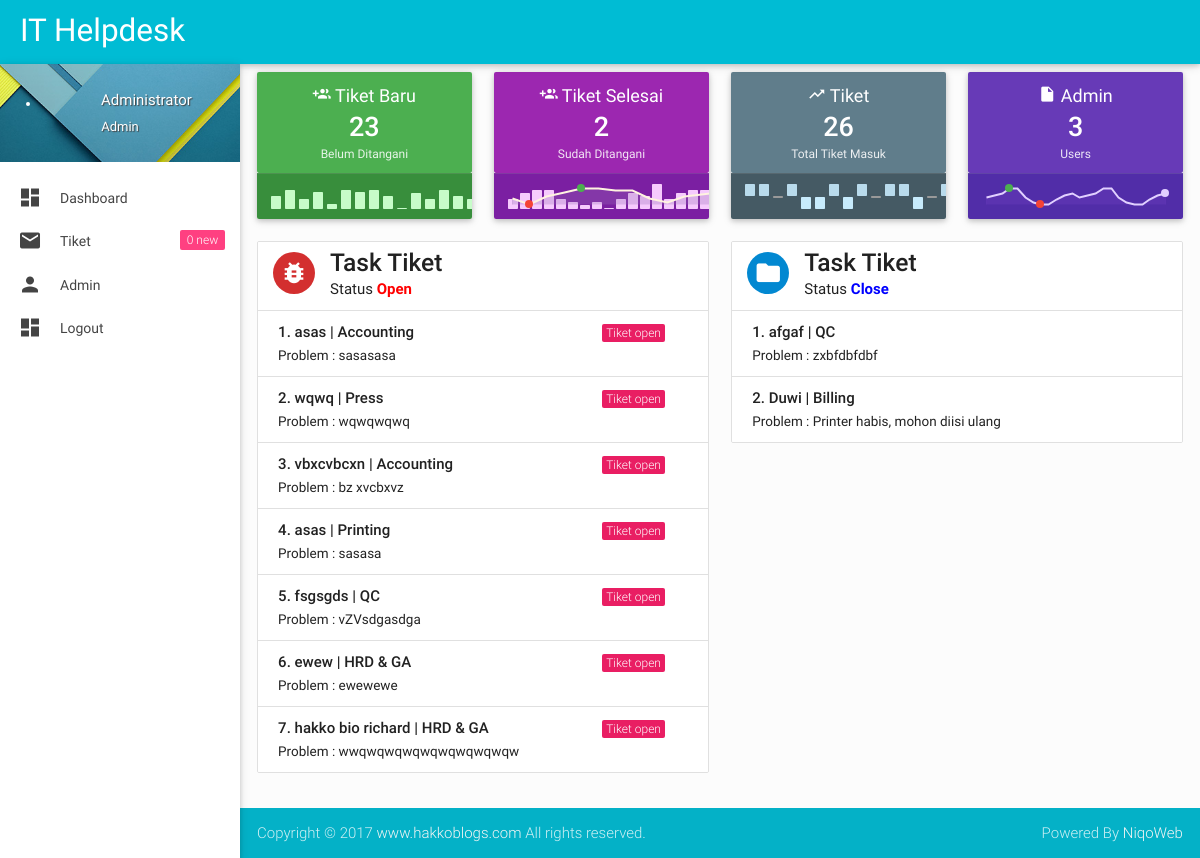
The page /admin/index.php (signed in) on the database its author committed.
### tables this page shows
CREATE TABLE `tiket` (
  `id_tiket` varchar(20) NOT NULL,
  `tanggal` date NOT NULL,
  `pc_no` varchar(10) NOT NULL,
  `nama` varchar(50) NOT NULL,
  `email` varchar(50) NOT NULL,
  `departemen` varchar(50) NOT NULL,
  `problem` varchar(200) NOT NULL,
  `penanganan` varchar(200) NOT NULL,
  `status` varchar(30) NOT NULL,
  PRIMARY KEY (`id_tiket`)
);

### admin/index.php (the view, shortened to what this page needs)
<?php
if (empty($_SESSION['username'])){
	header('location:../index.php');
} else {
?>
<!DOCTYPE html>
<html lang="en">
<?php include "head.php"; ?>
<body>
    <?php include "header.php"; ?>
    <div id="main">
        <div class="wrapper">
            <?php include "menu.php"; ?>
<?php } ?>
            <section id="content">
                <div class="container">
                    <div id="card-stats">
                        <div class="row">
                        <?php $tampil=mysqli_query($koneksi, "select * from tiket where status='open'");
                        $total=mysqli_num_rows($tampil);
                        ?>
                            <div class="col s12 m6 l3">
                                <div class="card">
                                    <div class="card-content  green white-text">
                                        <p class="card-stats-title"><i class="mdi-social-group-add"></i> Tiket Baru</p>
                                        <h4 class="card-stats-number"><?php echo $total; ?></h4>
                                        <p class="card-stats-compare"> <span class="green-text text-lighten-5">Belum Ditangani</span>
                                        </p>
                                    </div>
                                    <div class="card-action  green darken-2">
                                        <div id="clients-bar"></div>
                                    </div>
                                </div>
                            </div>
                            <?php $tampil1=mysqli_query($koneksi, "select * from tiket where status='close'");
                        $total1=mysqli_num_rows($tampil1);
                        ?>
                            <div class="col s12 m6 l3">
                                <div class="card">
                                    <div class="card-content purple white-text">
                                        <p class="card-stats-title"><i class="mdi-social-group-add"></i> Tiket Selesai</p>
                                        <h4 class="card-stats-number"><?php echo $total1 ?></h4>
                                        <p class="card-stats-compare"> <span class="purple-text text-lighten-5">Sudah Ditangani</span>
                                        </p>
                                    </div>
                                    <div class="card-action purple darken-2">
                                        <div id="sales-compositebar"></div>
                                    </div>
                                </div>
                            </div>
                            <?php $tampil2=mysqli_query($koneksi, "select * from tiket order by id_tiket");
                        $total2=mysqli_num_rows($tampil2);
                        ?>
                            <div class="col s12 m6 l3">
                                <div class="card">
                                    <div class="card-content blue-grey white-text">
                                        <p class="card-stats-title"><i class="mdi-action-trending-up"></i> Tiket</p>
                                        <h4 class="card-stats-number"><?php echo $total2; ?></h4>
                                        <p class="card-stats-compare"> <span class="blue-grey-text text-lighten-5">Total Tiket Masuk</span>
                                        </p>
                                    </div>
                                    <div class="card-action blue-grey darken-2">
                                        <div id="profit-tristate"></div>
                                    </div>
                                </div>
                            </div>
                            <?php $tampil3=mysqli_query($koneksi, "select * from user order by user_id");
                        $total3=mysqli_num_rows($tampil3);
                        ?>
                            <div class="col s12 m6 l3">
                                <div class="card">
                                    <div class="card-content deep-purple white-text">
                                        <p class="card-stats-title"><i class="mdi-editor-insert-drive-file"></i> Admin</p>
                                        <h4 class="card-stats-number"><?php echo $total3; ?></h4>
                                        <p class="card-stats-compare"><span class="deep-purple-text text-lighten-5">Users</span>
                                        </p>
                                    </div>
                                    <div class="card-action  deep-purple darken-2">
                                        <div id="invoice-line"></div>
                                    </div>
                                </div>
                            </div>
                        </div>
                    </div>
                    <div id="work-collections">
                        <div class="row">
                            <div class="col s12 m12 l6">
                                <ul id="projects-collection" class="collection">
                                    <li class="collection-item avatar">
                                        <i class="mdi-action-bug-report circle red darken-2"></i>
                                        <span class="collection-header">Task Tiket</span>
                                        <p>Status <b style="color: red;">Open</b></p>
                                    </li>
                                    <?php
                    $query= "SELECT * FROM tiket WHERE status='open' limit 7";
                    $tampil=mysqli_query($koneksi, $query) or die(mysqli_error());
                    ?>
                    <?php
                    $no=0;
                    while($data=mysqli_fetch_array($tampil))
                    { $no++; ?>
                                    <li class="collection-item">
                                        <div class="row">
                                            <div class="col s9">
                                                <p class="collections-title"><?php echo $no; ?>. <?php echo $data['nama']; ?> | <?php echo $data['departemen']; ?></p>
                                                <p class="collections-content">Problem : <?php echo $data['problem']; ?></p>
                                            </div>
                                            <div class="col s3">
                                            <?php if($data['status'] == "open" ){
                                                 echo "<span class='task-cat pink'>Tiket $data[status]</span>";
                                                 } else if ($data['status'] == "close"){
                                                 echo "<span class='task-cat teal'>Tiket $data[status]</span>";
                                                 }
                                                ?>
                                            </div>
                                        </div>
                                    </li>
                         <?php
              }
              ?>
                                </ul>
                            </div>
                            <div class="col s12 m12 l6">
                                <ul id="issues-collection" class="collection">
                                    <li class="collection-item avatar">
                                        <i class="mdi-file-folder circle light-blue darken-2"></i>
                                        <span class="collection-header">Task Tiket</span>
                                        <p>Status <b style="color: blue;">Close</b></p>
                                    </li>
                    <?php
                    $query1= "SELECT * FROM tiket WHERE status='close' limit 7";
                    $tampil1=mysqli_query($koneksi, $query1) or die(mysqli_error());
                    ?>
                    <?php
                    $no=0;
                    while($data1=mysqli_fetch_array($tampil1))
                    { $no++; ?>
                                    <li class="collection-item">
                                        <div class="row">
                                            <div class="col s9">
                                                <p class="collections-title"><?php echo $no; ?>. <?php echo $data1['nama']; ?> | <?php echo $data1['departemen']; ?></p>
                                                <p class="collections-content">Problem : <?php echo $data1['problem']; ?></p>
                                            </div>
                                        </div>
                                    </li>
                                                 <?php
              }
              ?>
                                </ul>
                            </div>
                        </div>
                    </div>
                </div>
            </section>
        </div>
    </div>
    <?php include "footer.php"; ?>
</body>
</html>

### admin/css/style.css (style rules this page uses)
body { background-color: #fcfcfc; }
#main, footer { padding-left: 240px; }
.container { padding: 0 0.5rem; margin: 0 auto; max-width: 100% !important; width: 98%; }
#content .container .row { margin-bottom: 0; }
@media only screen and (min-width: 601px) { .container { width: 98%; } }
@media only screen and (min-width: 993px) { .container { width: 98%; } }
#card-stats .card-content { text-align: center; }
#card-stats .card-stats-title, #card-stats .card-stats-title i { font-size: 1.2rem; }
#card-stats .card-stats-compare { font-size: 1.0rem; }
#card-stats .card-stats-number { font-size: 1.8rem; line-height: 2.0rem; margin: 0.2rem 0 0.2rem 0; font-weight: 500; }
#work-collections .collection-header { font-size: 1.64rem; font-weight: 500; }
#work-collections .collection-item.avatar { height: auto; }
#work-collections p.collections-title { font-size: 1.0rem; padding: 0; margin: 0; font-weight: 500; }
#work-collections p.collections-content { font-size: 0.9rem; padding: 0; margin: 0; font-weight: 400; }
.task-cat { padding: 2px 4px; color: #fff; font-weight: 300; font-size: 0.8rem; -webkit-border-radius: 2px; -moz-border-radius: 2px; border-radius: 2px; background-clip: padding-box; }
.collection .collection-item.avatar i.circle { font-size: 28px; }
#chart-dashboard .card .card-content, #card-stats .card .card-content, #card-stats .card .card-action { padding: 10px 14px; }
@media only screen and (min-device-width : 768px) and (max-device-width : 1024px) { #card-stats .card-stats-compare { font-size: 0.8rem; } }

### rows shown on the page
tiket: nama "asas", departemen "Accounting", problem "sasasasa", status "open"
tiket: nama "wqwq", departemen "Press", problem "wqwqwqwq", status "open"
tiket: nama "vbxcvbcxn", departemen "Accounting", problem "bz xvcbxvz", status "open"
tiket: nama "asas", departemen "Printing", problem "sasasa", status "open"
tiket: nama "fsgsgds", departemen "QC", problem "vZVsdgasdga", status "open"
tiket: nama "ewew", departemen "HRD & GA", problem "ewewewe", status "open"
tiket: nama "hakko bio richard", departemen "HRD & GA", problem "wwqwqwqwqwqwqwqwqwqw", status "open"
tiket: nama "afgaf", departemen "QC", problem "zxbfdbfdbf"
tiket: nama "Duwi", departemen "Billing", problem "Printer habis, mohon diisi ulang"

### other values the page prints
$_SESSION['fullname'] "Administrator"
$_SESSION['level'] "Admin"
$total2 "0"
$total "23"
$total1 "2"
$total2 "26"
$total3 "3"
